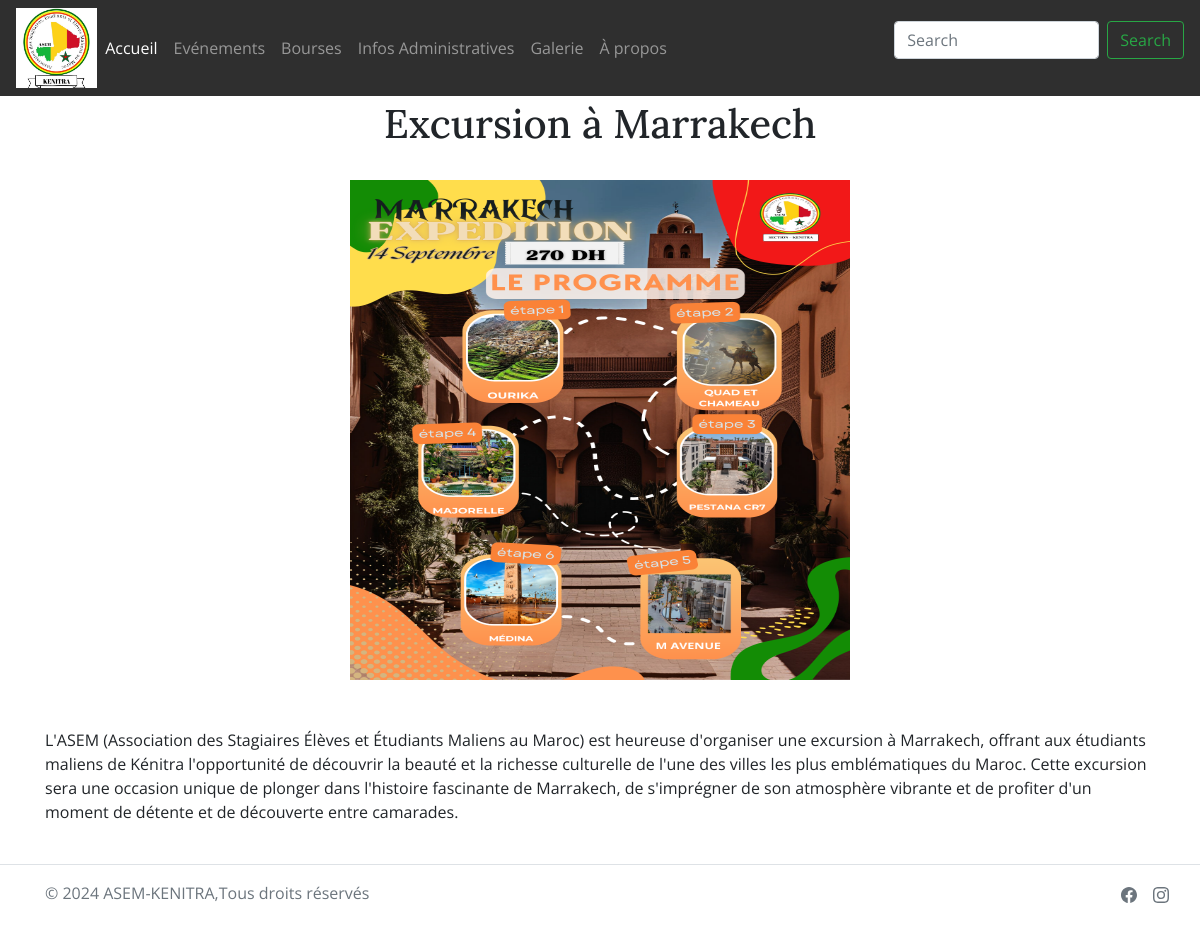
The page /evenement/4 on the database its author committed.
### backend_frontend/models.py (models this page shows, shortened)
class Evenement(models.Model):
    titre = models.CharField(max_length=255)
    image = models.ImageField()
    description = models.TextField()
    categorie = models.ForeignKey('backend_frontend.CategorieEvenement',on_delete=models.CASCADE,related_name='evenements')
    date_created = models.DateTimeField(auto_now_add=True)
    date_updated = models.DateTimeField(auto_now_add=True)

### backend_frontend/views.py (the view)
# urls.py: path("evenement/<int:event_id>",views.evenement_detail_view,name='evenement-detail'),
def evenement_detail_view(request,event_id):
    event = get_object_or_404(Evenement,id=event_id)
    return render(request,'backend_frontend/evenement_detail.html',{'event':event})

### backend_frontend/templates/backend_frontend/evenement_detail.html
{% extends 'base.html' %}
{% load static %}
{% block content %}
    <div class="container d-flex flex-column align-items-center" style="margin-top:100px;">
    <h1 class="text-center">{{ event.titre }}</h1><br>
    <img src="{{ event.image.url }}" width="500" height="500" alt="..." class="my-auto">
    <p class="mt-5">{{ event.description }}</p>
</div>
{% endblock content %}

### templates/base.html (style rules this page uses)
body { font-family: 'Open Sans', sans-serif; }
h1, h2, h3 { font-family: 'Lora', serif; }

### rows shown on the page
Evenement: titre "Excursion à Marrakech", image (picture), description "L'ASEM (Association des Stagiaires Élèves et Étudiants Maliens au Maroc) est heureuse d'organiser une excursion à Marrakech, offrant aux étudiants maliens de Kénitra l'opportunité de découvrir la beauté et la richesse culturelle de l'une des villes les plus emblématiques du Maroc. Cette excursion sera une occasion unique de plonger dans l'histoire fascinante de Marrakech, de s'imprégner de son atmosphère vibrante et de profiter d'un moment de détente et de découverte entre camarades."
